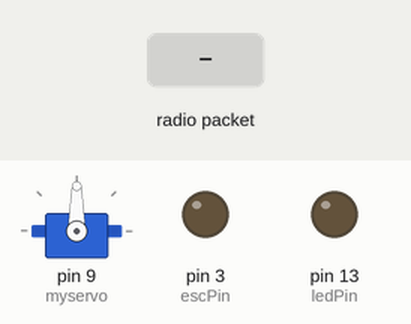
Simulated run of this sketch. Board: Arduino Uno, built with avr-gcc and run on an emulated ATmega328P. Shown: servo, output pins drawn as LEDs (lit = HIGH). The test bench sets the inputs (shaded band). No radio packets arrive unless stated; what the sketch prints to the serial monitor is not drawn.

Above: at 1.2 s.
1.3 s: radio packet "5" arrives
At 1.9 s:
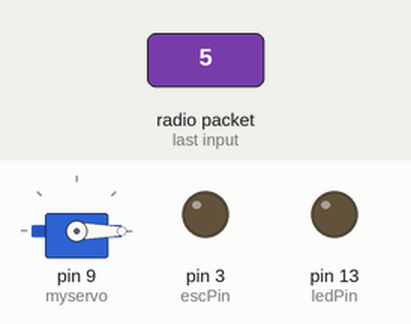
Timing chart, 0 to 4.3 s (numbered marks = the images above; inputs shaded):
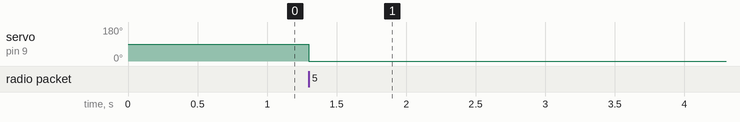

Measured:
- after the input at 1.3 s, servo on pin 9 (myservo): 90° → 0° at once

The sketch:

slave.ino
```cpp
#include <SPI.h>      // import the SPI library for communication with the nRF24L01
#include <nRF24L01.h> // import the nRF24L01 library
#include <RF24.h>     // import the RF24 library
#include <Servo.h>    // import the Servo library

RF24 radio(7, 8);                 // create an RF24 object, specifying the CE and CSN pins
const byte address[6] = "00001";  // specify the address of the master device
Servo myservo;                    // create a Servo object to control the servomotor
int escPin = 3;                   // specify the pin for the ESC
int ledPin = 13;                  // specify the pin for the LED
int brake = 0;                    // variable to store the brake value
int steering = 0;                 // variable to store the steering value
int throttle = 0;                 // variable to store the throttle value
int clutch = 0;                   // variable to store the clutch value
unsigned long previousMillis = 0; // variable to store the previous time
const long interval = 100;        // interval at which to send the data to the serial monitor

void setup()
{
  radio.begin();                     // start the radio
  radio.openReadingPipe(1, address); // open a pipe for reading from the master device
  radio.setPALevel(RF24_PA_LOW);     // set the power level to low
  radio.startListening();            // start listening for incoming messages
  myservo.attach(9);                 // attach the servo to pin 9
  pinMode(escPin, OUTPUT);           // set the pin for the ESC as an output
  pinMode(ledPin, OUTPUT);           // set the pin for the LED as an output
  Serial.begin(9600);                // start serial communication
}

void loop()
{
  if (radio.available())
  { // check if a message is available
    String data;
    radio.read(&data, sizeof(data)); // read the message into a string
    // extract the values of the pedals, wheel position, etc from the data string
    sscanf(data.c_str(), "B:%dG:%dC:%dS:%d", &brake, &throttle, &clutch, &steering);
    // move the servomotor based on the steering value

    // write steering limiting the angle to 45 degrees
    if (steering > 90)
    {
      steering = 90;
    }
    else if (steering < -90)
    {
      steering = -90;
    }
    myservo.write(steering);

    // control the RPM of the brushless motor based on the throttle value
    analogWrite(escPin, throttle);
    // check if the brake value is greater than a certain threshold
    if (brake > 50)
    {
      // reverse the rotation of the brushless motor
      digitalWrite(escPin, HIGH);   // ! this is not the correct way to reverse the rotation
      // turn on the red LED
      digitalWrite(ledPin, HIGH);
    }
    else
    {
      // turn off the red LED
      digitalWrite(ledPin, LOW);
    }

    // check if the clutch value is greater than a certain threshold
    if (clutch > 50)
    {
      // stop the rotation of the brushless motor
      analogWrite(escPin, 0);
    }


  }

  //! Function to write the values on the serial monitor
  // check if the interval has passed
  if (millis() - previousMillis >= interval)
  {
    previousMillis = millis(); // update the previous time
    // send the data to the serial monitor
    Serial.print("Brake: ");
    Serial.print(brake);
    Serial.print(" Throttle: ");

    Serial.print(throttle);
    Serial.print(" Clutch: ");
    Serial.print(clutch);
    Serial.print(" Steering: ");
    Serial.println(steering);
  }
}
```
